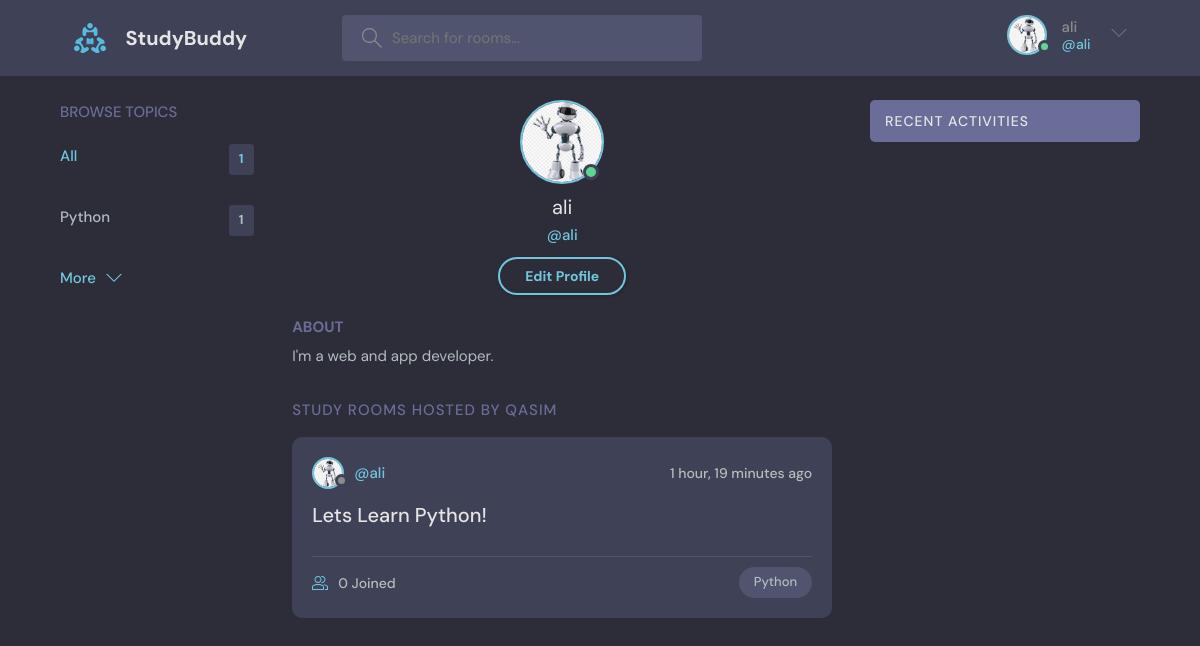
Screenshot of /user-profile/1/ (signed in) with the database file from the repository.
### base/models.py (models this page shows, shortened)
class User(AbstractUser):
    name = models.CharField(max_length=100, null=True)
    email = models.EmailField(unique=True, null=True)
    bio = models.TextField(null=True)
    avatar = models.ImageField(null=True, default='avatar.svg')
    USERNAME_FIELD = 'email'
    REQUIRED_FIELDS = []

class Topic(models.Model):
    name = models.CharField(max_length=200)

class Room(models.Model):
    host = models.ForeignKey(User, on_delete=models.SET_NULL, null=True)
    topic = models.ForeignKey(Topic, on_delete=models.SET_NULL, null=True)
    name = models.CharField(max_length=100)
    description = models.TextField(null=True, blank=True)
    participants = models.ManyToManyField(User, related_name='participants', blank=True)
    updated = models.DateTimeField(auto_now=True)
    created = models.DateTimeField(auto_now_add=True)
    class Meta:
        ordering = ['-updated', '-created']

### base/views.py (the view)
# urls.py: path('user-profile/<str:pk>/', views.user_profile, name='user_profile'),
def user_profile(request, pk):
    user = User.objects.get(id=pk)
    rooms = user.room_set.all()
    room_messages = user.message_set.all()
    topics = Topic.objects.all()
    context = {'user':user, 'rooms':rooms, 'room_messages':room_messages
               ,'topics':topics}
    return render(request, 'base/profile.html', context=context)

### base/templates/base/profile.html
{% extends 'main.html' %}
{% block content %}
  <main class="profile-page layout layout--3">
    <div class="container">
      {% include 'base/topics_component.html' %}
      <div class="roomList">
        <div class="profile">
          <div class="profile__avatar">
            <div class="avatar avatar--large active">
              <img src="{{user.avatar.url}}" />
            </div>
          </div>
          <div class="profile__info">
            <h3>{{ user.username }}</h3>
            <p>@{{ user.username }}</p>
            {% if request.user == user %}
            <a href="{% url 'update_user' %}" class="btn btn--main btn--pill">Edit Profile</a>
            {% endif %}
          </div>
          <div class="profile__about">
            <h3>About</h3>
            <p>
             {{ request.user.bio }}
            </p>
          </div>
        </div>
        <div class="roomList__header">
          <div>
            <h2>Study Rooms Hosted by {{ request.user.name }}</a>
            </h2>
          </div>
        </div>
        {% include 'base/feed_component.html' %}
      </div>
      {% include 'base/activity_component.html' %}
    </div>
  </main>
  {% endblock content %}

### templates/navbar.html (shortened to what this page needs)
{% load static %}
<header class="header header--loggedIn">
    <div class="container">
      <a href="{% url 'home' %}" class="header__logo">
        <img src="{% static 'images/logo.svg' %}" />
        <h1>StudyBuddy</h1>
      </a>
      <form class="header__search" method="get" action="{% url 'home' %}">
        <label>
          <input name="q" placeholder="Search for rooms..." />
        </label>
      </form>
      <nav class="header__menu">
        {% if request.user.is_authenticated %}
        <div class="header__user">
          <a href="{% url 'update_user' %}">
            <div class="avatar avatar--medium active">
              <img src="{{ request.user.avatar.url }}" />
            </div>
            <p>{{ request.user.username }}<span>@{{ request.user.username }}</span></p>
          </a>
          <button class="dropdown-button">
            <svg version="1.1" xmlns="http://www.w3.org/2000/svg" width="32" height="32" viewBox="0 0 32 32">
              <title>chevron-down</title>
              <path d="M16 21l-13-13h-3l16 16 16-16h-3l-13 13z"></path>
            </svg>
          </button>
        </div>
        {% else %}
        <a href="{% url 'login_page' %}">
          <img src="{% static 'images/avatar.svg' %}" />
          <p>Login</p>
        </a>
        {% endif %}
      </nav>
    </div>
  </header>

### base/templates/base/topics_component.html
<div class="topics">
    <div class="topics__header">
      <h2>Browse Topics</h2>
    </div>
    <ul class="topics__list">
      <li>
        <a href="{% url 'home' %}" class="active">All <span>{{ topics.count }}</span></a>
      </li>
      {% for topic in topics %}
      <li>
        <a href="{% url 'home' %}?q={{topic.name}}">{{ topic.name }}<span>{{ topic.room_set.all.count }}</span></a>
      </li>
      {% endfor %}
    <a class="btn btn--link" href="{% url 'topic_page' %}">
      More
      <svg version="1.1" xmlns="http://www.w3.org/2000/svg" width="32" height="32" viewBox="0 0 32 32">
        <title>chevron-down</title>
        <path d="M16 21l-13-13h-3l16 16 16-16h-3l-13 13z"></path>
      </svg>
    </a>
  </div>

### base/templates/base/feed_component.html (shortened to what this page needs)
{% for room in rooms %}
<div class="roomListRoom">
    <div class="roomListRoom__header">
      <a href="{% url 'user_profile' room.host.id %}" class="roomListRoom__author">
        <div class="avatar avatar--small">
          <img src="{{ room.host.avatar.url }}" />
        </div>
        <span>@{{ room.host.username }}</span>
      </a>
      <div class="roomListRoom__actions">
        <span>{{ room.created | timesince }} ago</span>
      </div>
    </div>
    <div class="roomListRoom__content">
      <a href="{% url 'room' room.id %}">{{ room.name }}</a>
    </div>
    <div class="roomListRoom__meta">
      <a href="{% url 'room' room.id %}" class="roomListRoom__joined">
        {{ room.participants.all.count }} Joined
      </a>
      <p class="roomListRoom__topic">{{ room.topic.name }}</p>
    </div>
</div>
{% endfor %}

### rows the page displays
User: user.avatar (picture), user.username "ali", avatar (picture), username "ali", user.bio "I'm a web and app developer.", user.name "QASIM"
Topic: name "Python", room_set.all.count "1"
Room: host.avatar (picture), host.username "ali", created "1 hour, 19 minutes", name "Lets Learn Python!", participants.all.count "0", topic.name "Python"

### other values shown
{{ topics.count }} "1"
